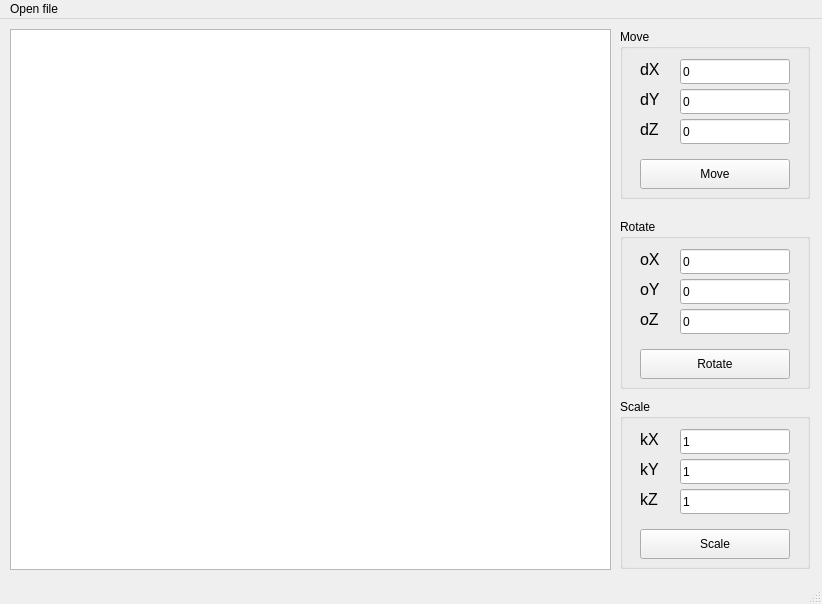
<?xml version="1.0" encoding="UTF-8"?>
<ui version="4.0">
 <class>MainWindow</class>
 <widget class="QMainWindow" name="MainWindow">
  <property name="geometry">
   <rect>
    <x>0</x>
    <y>0</y>
    <width>822</width>
    <height>604</height>
   </rect>
  </property>
  <property name="windowTitle">
   <string>MainWindow</string>
  </property>
  <widget class="QWidget" name="centralwidget">
   <widget class="QGraphicsView" name="paintArea">
    <property name="geometry">
     <rect>
      <x>10</x>
      <y>10</y>
      <width>601</width>
      <height>541</height>
     </rect>
    </property>
   </widget>
   <widget class="QGroupBox" name="groupMove">
    <property name="geometry">
     <rect>
      <x>620</x>
      <y>10</y>
      <width>190</width>
      <height>170</height>
     </rect>
    </property>
    <property name="title">
     <string>Move</string>
    </property>
    <widget class="QLabel" name="labelMoveX">
     <property name="geometry">
      <rect>
       <x>20</x>
       <y>30</y>
       <width>31</width>
       <height>21</height>
      </rect>
     </property>
     <property name="font">
      <font>
       <pointsize>12</pointsize>
      </font>
     </property>
     <property name="text">
      <string>dX</string>
     </property>
    </widget>
    <widget class="QLabel" name="labelMoveY">
     <property name="geometry">
      <rect>
       <x>20</x>
       <y>60</y>
       <width>31</width>
       <height>21</height>
      </rect>
     </property>
     <property name="font">
      <font>
       <pointsize>12</pointsize>
      </font>
     </property>
     <property name="text">
      <string>dY</string>
     </property>
    </widget>
    <widget class="QLabel" name="labelMoveZ">
     <property name="geometry">
      <rect>
       <x>20</x>
       <y>90</y>
       <width>31</width>
       <height>21</height>
      </rect>
     </property>
     <property name="font">
      <font>
       <pointsize>12</pointsize>
      </font>
     </property>
     <property name="text">
      <string>dZ</string>
     </property>
    </widget>
    <widget class="QLineEdit" name="lineEditMoveX">
     <property name="geometry">
      <rect>
       <x>60</x>
       <y>30</y>
       <width>110</width>
       <height>25</height>
      </rect>
     </property>
     <property name="text">
      <string>0</string>
     </property>
    </widget>
    <widget class="QLineEdit" name="lineEditMoveY">
     <property name="geometry">
      <rect>
       <x>60</x>
       <y>60</y>
       <width>110</width>
       <height>25</height>
      </rect>
     </property>
     <property name="text">
      <string>0</string>
     </property>
    </widget>
    <widget class="QLineEdit" name="lineEditMoveZ">
     <property name="geometry">
      <rect>
       <x>60</x>
       <y>90</y>
       <width>110</width>
       <height>25</height>
      </rect>
     </property>
     <property name="text">
      <string>0</string>
     </property>
    </widget>
    <widget class="QPushButton" name="buttonMove">
     <property name="geometry">
      <rect>
       <x>20</x>
       <y>130</y>
       <width>150</width>
       <height>30</height>
      </rect>
     </property>
     <property name="text">
      <string>Move</string>
     </property>
     <property name="autoDefault">
      <bool>false</bool>
     </property>
    </widget>
   </widget>
   <widget class="QGroupBox" name="groupRotate">
    <property name="geometry">
     <rect>
      <x>620</x>
      <y>200</y>
      <width>190</width>
      <height>170</height>
     </rect>
    </property>
    <property name="title">
     <string>Rotate</string>
    </property>
    <widget class="QLabel" name="labelRotateX">
     <property name="geometry">
      <rect>
       <x>20</x>
       <y>30</y>
       <width>31</width>
       <height>21</height>
      </rect>
     </property>
     <property name="font">
      <font>
       <pointsize>12</pointsize>
      </font>
     </property>
     <property name="text">
      <string>oX</string>
     </property>
    </widget>
    <widget class="QLabel" name="labelRotateY">
     <property name="geometry">
      <rect>
       <x>20</x>
       <y>60</y>
       <width>31</width>
       <height>21</height>
      </rect>
     </property>
     <property name="font">
      <font>
       <pointsize>12</pointsize>
      </font>
     </property>
     <property name="text">
      <string>oY</string>
     </property>
    </widget>
    <widget class="QLabel" name="labelRotateZ">
     <property name="geometry">
      <rect>
       <x>20</x>
       <y>90</y>
       <width>31</width>
       <height>21</height>
      </rect>
     </property>
     <property name="font">
      <font>
       <pointsize>12</pointsize>
      </font>
     </property>
     <property name="text">
      <string>oZ</string>
     </property>
    </widget>
    <widget class="QLineEdit" name="lineEditRotateX">
     <property name="geometry">
      <rect>
       <x>60</x>
       <y>30</y>
       <width>110</width>
       <height>25</height>
      </rect>
     </property>
     <property name="text">
      <string>0</string>
     </property>
     <property name="placeholderText">
      <string>angle°</string>
     </property>
    </widget>
    <widget class="QLineEdit" name="lineEditRotateY">
     <property name="geometry">
      <rect>
       <x>60</x>
       <y>60</y>
       <width>110</width>
       <height>25</height>
      </rect>
     </property>
     <property name="text">
      <string>0</string>
     </property>
     <property name="placeholderText">
      <string>angle°</string>
     </property>
    </widget>
    <widget class="QLineEdit" name="lineEditRotateZ">
     <property name="geometry">
      <rect>
       <x>60</x>
       <y>90</y>
       <width>110</width>
       <height>25</height>
      </rect>
     </property>
     <property name="text">
      <string>0</string>
     </property>
     <property name="placeholderText">
      <string>angle°</string>
     </property>
    </widget>
    <widget class="QPushButton" name="buttonRotate">
     <property name="geometry">
      <rect>
       <x>20</x>
       <y>130</y>
       <width>150</width>
       <height>30</height>
      </rect>
     </property>
     <property name="text">
      <string>Rotate</string>
     </property>
    </widget>
   </widget>
   <widget class="QGroupBox" name="groupScale">
    <property name="geometry">
     <rect>
      <x>620</x>
      <y>380</y>
      <width>190</width>
      <height>170</height>
     </rect>
    </property>
    <property name="title">
     <string>Scale</string>
    </property>
    <widget class="QLabel" name="labelScaleX">
     <property name="geometry">
      <rect>
       <x>20</x>
       <y>30</y>
       <width>31</width>
       <height>21</height>
      </rect>
     </property>
     <property name="font">
      <font>
       <pointsize>12</pointsize>
      </font>
     </property>
     <property name="text">
      <string>kX</string>
     </property>
    </widget>
    <widget class="QLabel" name="labelScaleY">
     <property name="geometry">
      <rect>
       <x>20</x>
       <y>60</y>
       <width>31</width>
       <height>21</height>
      </rect>
     </property>
     <property name="font">
      <font>
       <pointsize>12</pointsize>
      </font>
     </property>
     <property name="text">
      <string>kY</string>
     </property>
    </widget>
    <widget class="QLabel" name="labelScaleZ">
     <property name="geometry">
      <rect>
       <x>20</x>
       <y>90</y>
       <width>31</width>
       <height>21</height>
      </rect>
     </property>
     <property name="font">
      <font>
       <pointsize>12</pointsize>
      </font>
     </property>
     <property name="text">
      <string>kZ</string>
     </property>
    </widget>
    <widget class="QLineEdit" name="lineEditScaleX">
     <property name="geometry">
      <rect>
       <x>60</x>
       <y>30</y>
       <width>110</width>
       <height>25</height>
      </rect>
     </property>
     <property name="text">
      <string>1</string>
     </property>
    </widget>
    <widget class="QLineEdit" name="lineEditScaleY">
     <property name="geometry">
      <rect>
       <x>60</x>
       <y>60</y>
       <width>110</width>
       <height>25</height>
      </rect>
     </property>
     <property name="text">
      <string>1</string>
     </property>
    </widget>
    <widget class="QLineEdit" name="lineEditScaleZ">
     <property name="geometry">
      <rect>
       <x>60</x>
       <y>90</y>
       <width>110</width>
       <height>25</height>
      </rect>
     </property>
     <property name="text">
      <string>1</string>
     </property>
    </widget>
    <widget class="QPushButton" name="buttonScale">
     <property name="geometry">
      <rect>
       <x>20</x>
       <y>130</y>
       <width>150</width>
       <height>30</height>
      </rect>
     </property>
     <property name="text">
      <string>Scale</string>
     </property>
    </widget>
   </widget>
  </widget>
  <widget class="QMenuBar" name="menubar">
   <property name="geometry">
    <rect>
     <x>0</x>
     <y>0</y>
     <width>822</width>
     <height>20</height>
    </rect>
   </property>
   <widget class="QMenu" name="menu">
    <property name="title">
     <string>Open file</string>
    </property>
    <addaction name="separator"/>
    <addaction name="actionOpen"/>
   </widget>
   <addaction name="menu"/>
  </widget>
  <widget class="QStatusBar" name="statusbar"/>
  <action name="actionOpenFile">
   <property name="text">
    <string>Open file</string>
   </property>
  </action>
  <action name="actionOpenFile_2">
   <property name="text">
    <string>Open file</string>
   </property>
  </action>
  <action name="actionOpen">
   <property name="text">
    <string>open</string>
   </property>
  </action>
 </widget>
 <resources/>
 <connections/>
</ui>
